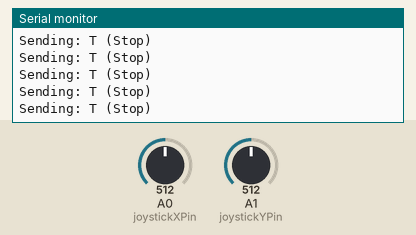
A sketch run on a simulated Arduino Uno, built with avr-gcc and run on an emulated ATmega328P. On the bench: the last lines printed to the serial monitor. The inputs (shaded band) are chosen by the test bench; at power-on: A0 (joystickXPin) = 512, A1 (joystickYPin) = 512.

Above: at 1.2 s.
1.3 s: A0 (joystickXPin) set to 555
2.8 s: A0 (joystickXPin) set to 571
At 2.91 s:
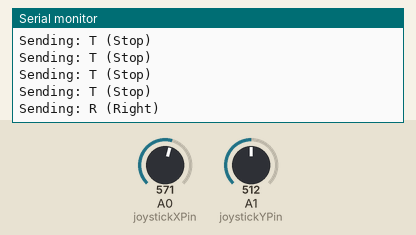
4.8 s: A1 (joystickYPin) set to 546
At 4.87 s:
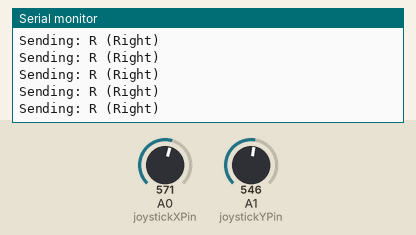
6.3 s: A1 (joystickYPin) set to 572
At 6.32 s:
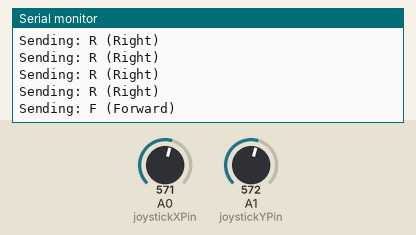

The sketch:

project_joystick.ino
```cpp
#include <SoftwareSerial.h>

const int joystickXPin = A0;
const int joystickYPin = A1;

const int bluetoothTx = 2;
const int bluetoothRx = 3;

SoftwareSerial bluetooth(bluetoothTx, bluetoothRx);

const int centerThreshold = 512;
const int deadZone = 50;

void setup() {
  Serial.begin(9600);
  bluetooth.begin(9600);

  pinMode(joystickXPin, INPUT);
  pinMode(joystickYPin, INPUT);
}

void loop() {
  int joystickXValue = analogRead(joystickXPin);
  int joystickYValue = analogRead(joystickYPin);

  if (joystickYValue > (centerThreshold + deadZone)) {
    bluetooth.println("F");
    Serial.println("Sending: F (Forward)");
  } else if (joystickYValue < (centerThreshold - deadZone)) {
    bluetooth.println("B");
    Serial.println("Sending: B (Backward)");
  } else if (joystickXValue > (centerThreshold + deadZone)) {
    bluetooth.println("R");
    Serial.println("Sending: R (Right)");
  } else if (joystickXValue < (centerThreshold - deadZone)) {
    bluetooth.println("L");
    Serial.println("Sending: L (Left)");
  } else {
    bluetooth.println("T");
    Serial.println("Sending: T (Stop)");
  }

  delay(100);
}
```

Measured:
- the behaviour switches between 562 and 563 on A0 (joystickXPin) (found by bisection; images 0 and 1)
- the behaviour switches between 562 and 563 on A1 (joystickYPin) (found by bisection; images 2 and 3)
- after the input at 2.8 s, the serial monitor: prints a new line after 0.10 s (image 1)
- after the input at 6.3 s, the serial monitor: prints a new line at once (image 3)
